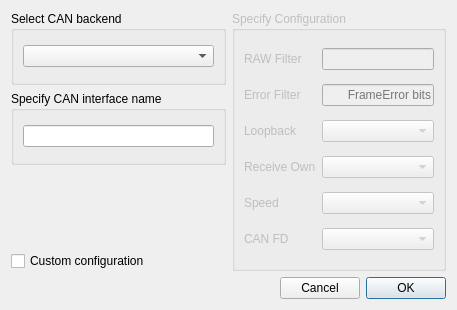
<?xml version="1.0" encoding="UTF-8"?>
<ui version="4.0">
 <class>ConnectDialog</class>
 <widget class="QDialog" name="ConnectDialog">
  <property name="geometry">
   <rect>
    <x>0</x>
    <y>0</y>
    <width>457</width>
    <height>310</height>
   </rect>
  </property>
  <property name="windowTitle">
   <string>Connect</string>
  </property>
  <layout class="QGridLayout" name="gridLayout_2">
   <item row="4" column="0" colspan="2">
    <layout class="QHBoxLayout" name="horizontalLayout">
     <item>
      <spacer name="horizontalSpacer">
       <property name="orientation">
        <enum>Qt::Horizontal</enum>
       </property>
       <property name="sizeHint" stdset="0">
        <size>
         <width>96</width>
         <height>20</height>
        </size>
       </property>
      </spacer>
     </item>
     <item>
      <widget class="QPushButton" name="cancelButton">
       <property name="text">
        <string>Cancel</string>
       </property>
       <property name="autoDefault">
        <bool>false</bool>
       </property>
      </widget>
     </item>
     <item>
      <widget class="QPushButton" name="okButton">
       <property name="text">
        <string>OK</string>
       </property>
       <property name="autoDefault">
        <bool>false</bool>
       </property>
       <property name="default">
        <bool>true</bool>
       </property>
      </widget>
     </item>
    </layout>
   </item>
   <item row="0" column="0">
    <widget class="QGroupBox" name="selectBackendBox">
     <property name="title">
      <string>Select CAN backend</string>
     </property>
     <layout class="QGridLayout" name="gridLayout">
      <item row="0" column="0">
       <widget class="QComboBox" name="backendListBox"/>
      </item>
     </layout>
    </widget>
   </item>
   <item row="0" column="1" rowspan="4">
    <widget class="QGroupBox" name="configurationBox">
     <property name="enabled">
      <bool>false</bool>
     </property>
     <property name="title">
      <string>Specify Configuration</string>
     </property>
     <layout class="QGridLayout" name="gridLayout_4">
      <item row="0" column="0">
       <widget class="QLabel" name="rawFilterLabel">
        <property name="text">
         <string>RAW Filter</string>
        </property>
       </widget>
      </item>
      <item row="0" column="1">
       <widget class="QLineEdit" name="rawFilterEdit">
        <property name="alignment">
         <set>Qt::AlignRight|Qt::AlignTrailing|Qt::AlignVCenter</set>
        </property>
       </widget>
      </item>
      <item row="1" column="0">
       <widget class="QLabel" name="errorFilterLabel">
        <property name="text">
         <string>Error Filter</string>
        </property>
       </widget>
      </item>
      <item row="1" column="1">
       <widget class="QLineEdit" name="errorFilterEdit">
        <property name="alignment">
         <set>Qt::AlignRight|Qt::AlignTrailing|Qt::AlignVCenter</set>
        </property>
        <property name="placeholderText">
         <string>FrameError bits</string>
        </property>
       </widget>
      </item>
      <item row="2" column="0">
       <widget class="QLabel" name="loopbackLabel">
        <property name="text">
         <string>Loopback</string>
        </property>
       </widget>
      </item>
      <item row="2" column="1">
       <widget class="QComboBox" name="loopbackBox"/>
      </item>
      <item row="3" column="0">
       <widget class="QLabel" name="receiveOwnLabel">
        <property name="text">
         <string>Receive Own</string>
        </property>
       </widget>
      </item>
      <item row="3" column="1">
       <widget class="QComboBox" name="receiveOwnBox"/>
      </item>
      <item row="4" column="0">
       <widget class="QLabel" name="speedLabel">
        <property name="text">
         <string>Speed</string>
        </property>
       </widget>
      </item>
      <item row="4" column="1">
       <widget class="QComboBox" name="speedBox"/>
      </item>
      <item row="5" column="0">
       <widget class="QLabel" name="canFdLabel">
        <property name="text">
         <string>CAN FD</string>
        </property>
       </widget>
      </item>
      <item row="5" column="1">
       <widget class="QComboBox" name="canFdBox"/>
      </item>
     </layout>
    </widget>
   </item>
   <item row="1" column="0">
    <widget class="QGroupBox" name="specifyInterfaceNameBox">
     <property name="title">
      <string>Specify CAN interface name</string>
     </property>
     <layout class="QGridLayout" name="gridLayout_3">
      <item row="0" column="0">
       <widget class="QLineEdit" name="interfaceNameEdit"/>
      </item>
     </layout>
    </widget>
   </item>
   <item row="3" column="0">
    <widget class="QCheckBox" name="useConfigurationBox">
     <property name="text">
      <string>Custom configuration</string>
     </property>
    </widget>
   </item>
  </layout>
 </widget>
 <resources/>
 <connections/>
</ui>
